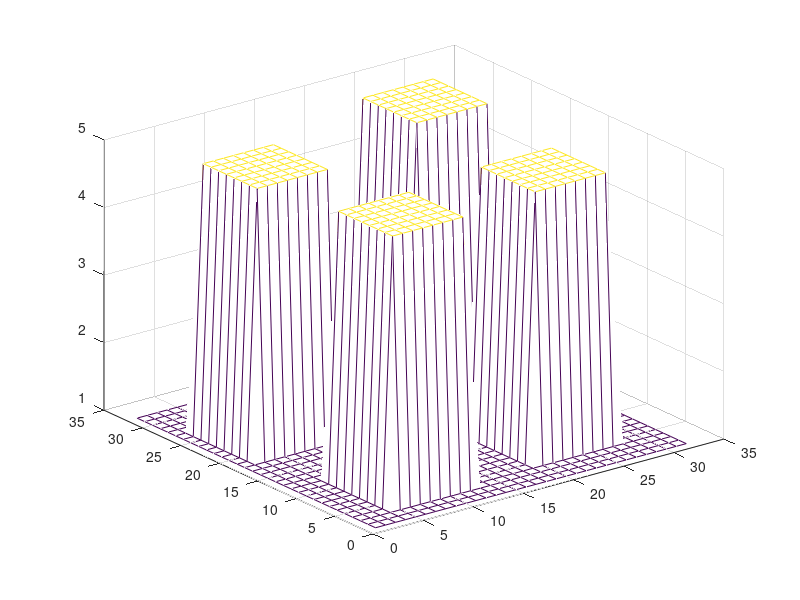

Recreate this plot in MATLAB.
%%
%%	Create a 32 x 32 image with 4 subblocks
%%
mesa = 5*ones(8);
image = ones(32);
image(4:11,4:11)   = mesa;
image(20:27,4:11)  = mesa;
image(20:27,20:27) = mesa;
image(4:11,20:27)  = mesa;
image1 = image;
image = ones(32);

%%
%%	translate the first block 1 pixel right: my=0 mx = 1
%%
image(4:11,5:12) = mesa;

%%
%%	translate the second block 1 pixel down: my= 1 mx = 0
%%
image(5:12,20:27) = mesa;

%%
%%	translate block three one pixel up and to the left: my= -1 mx =-1
%%
image(19:26,3:10) = mesa;

%%
%%	translate the last block 2 pixels right and 3 down: my = 3 mx= 2
%%
image(23:30,22:29) = mesa;

mesh(image)
image2 =image;

